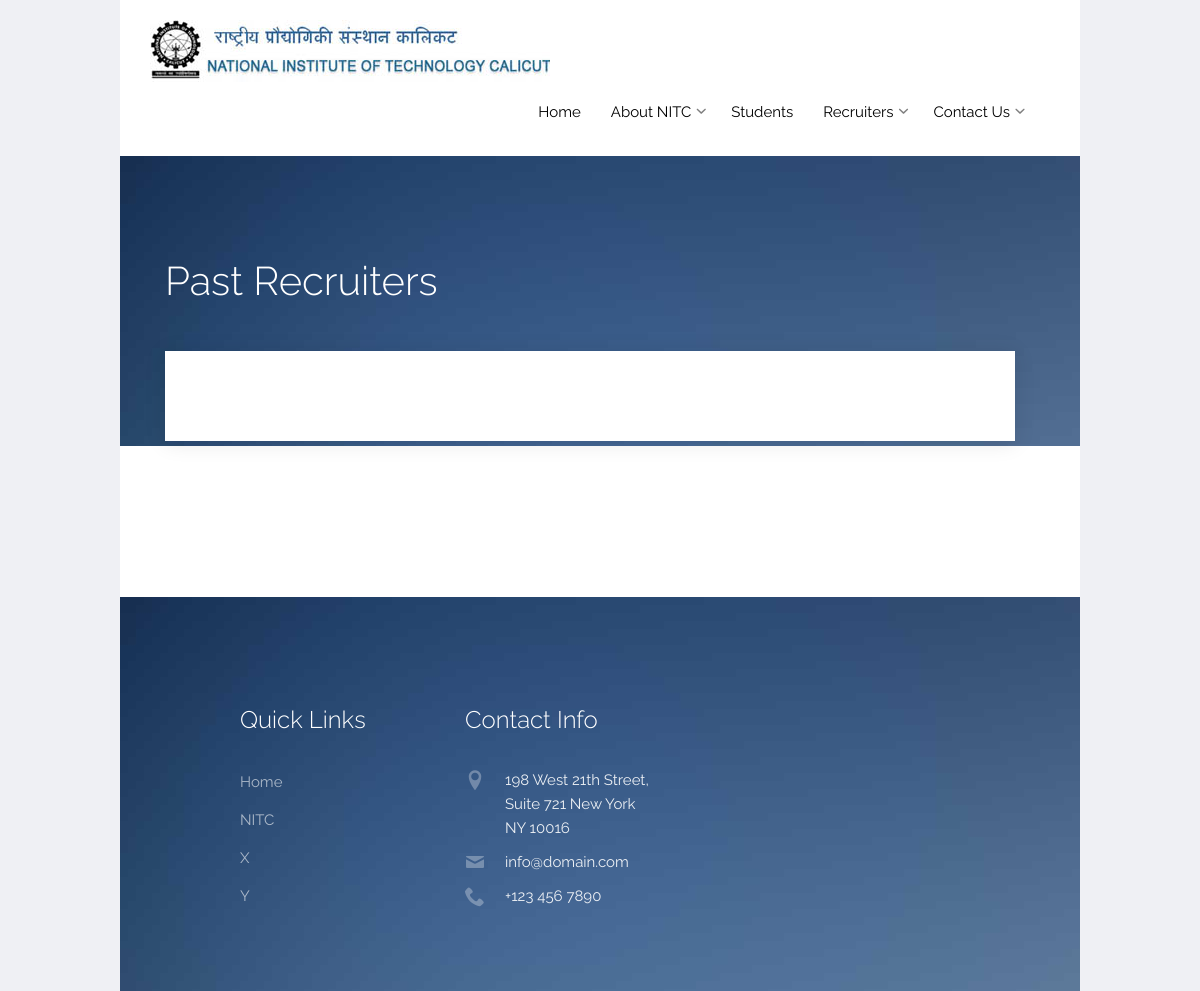
Page /recruiters on the earlier database version.
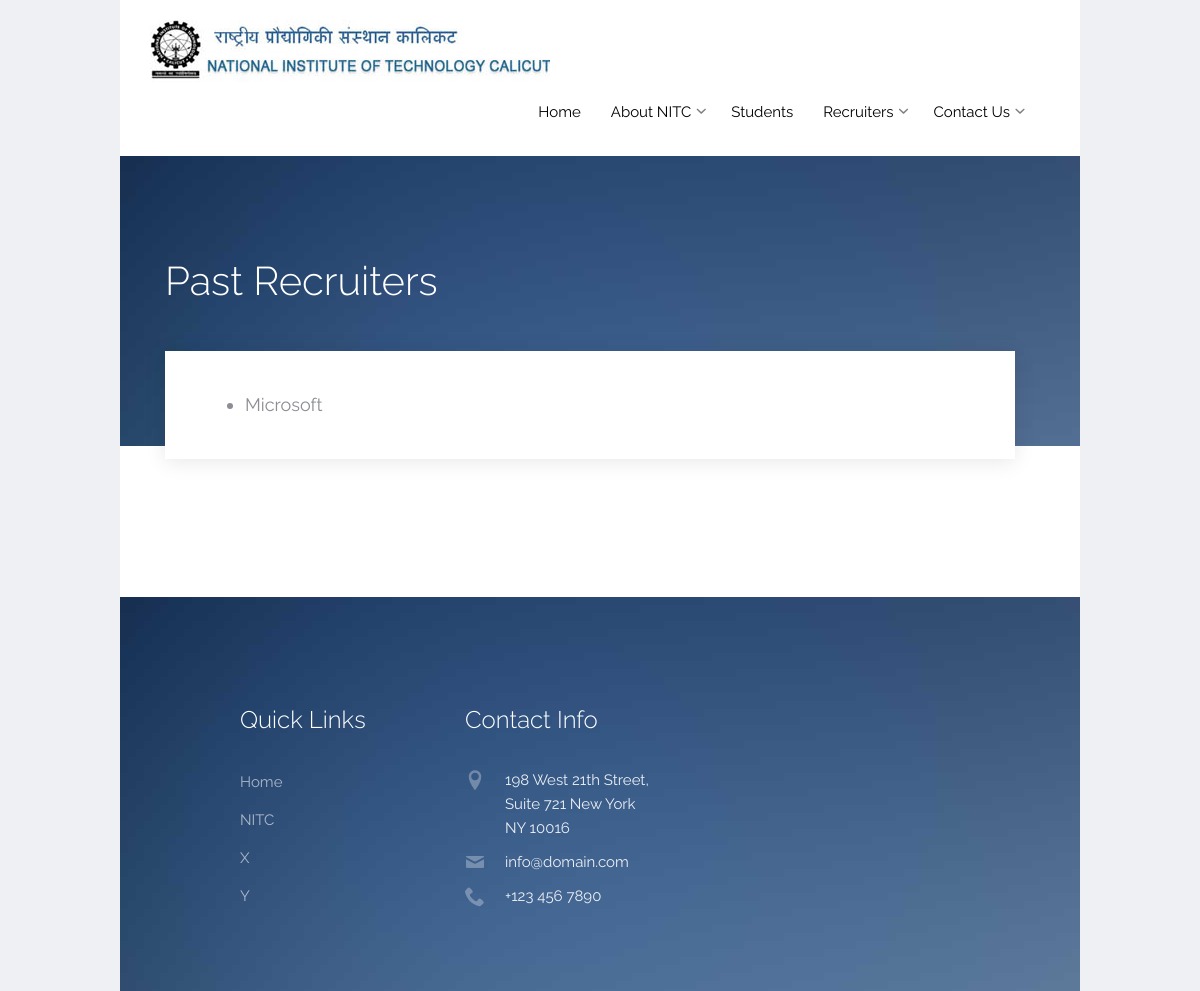
Same page on the later database version.
### recruiters/models.py (models this page shows, shortened)
class VisitedCompanies(models.Model):
    name=models.CharField(max_length=255, blank=False,unique=True,help_text="Company Name")

### recruiters/views.py (the view)
# urls.py: path('recruiters', views.pastrecruiters, name='pastrecruiters'),
def pastrecruiters(request):
    try:
        comp=VisitedCompanies.objects.all().order_by('name')
    except:
        return render(request, 'fail.html')
    return render(request, 'pastrecruiters.html',locals())

### recruiters/templates/pastrecruiters.html (shortened to what this page needs)
{% extends "layout.html" %}
{% load static %}
{% block body %}
      <section class="probootstrap-section probootstrap-section-colored"  style="background-image: url({% static 'img/slider_2.jpg' %}) !important">
        <div class="container">
          <div class="row">
            <div class="col-md-12 text-left section-heading probootstrap-animate">
              <h2>Past Recruiters</h2>
            </div>
          </div>
        </div>
      </section>
    <section class="probootstrap-section">
        <div class="container">
          <div class="row">
            <div class="col-md-12">
              <div class="probootstrap-flex-block">
                <div class="probootstrap-text probootstrap-animate " style="width:100%;font-size:18px;">
                  <div class="columns">
                    <ul>
                    {% for item in comp %}
                        <li>{{ item.name }}</li>
                    {% endfor %}
                    </ul>
                </div>
                </div>
              </div>
            </div>
          </div>
        </div>
      </section>
{% endblock %}

Differences in the rows shown:
added VisitedCompanies: name "Microsoft"
